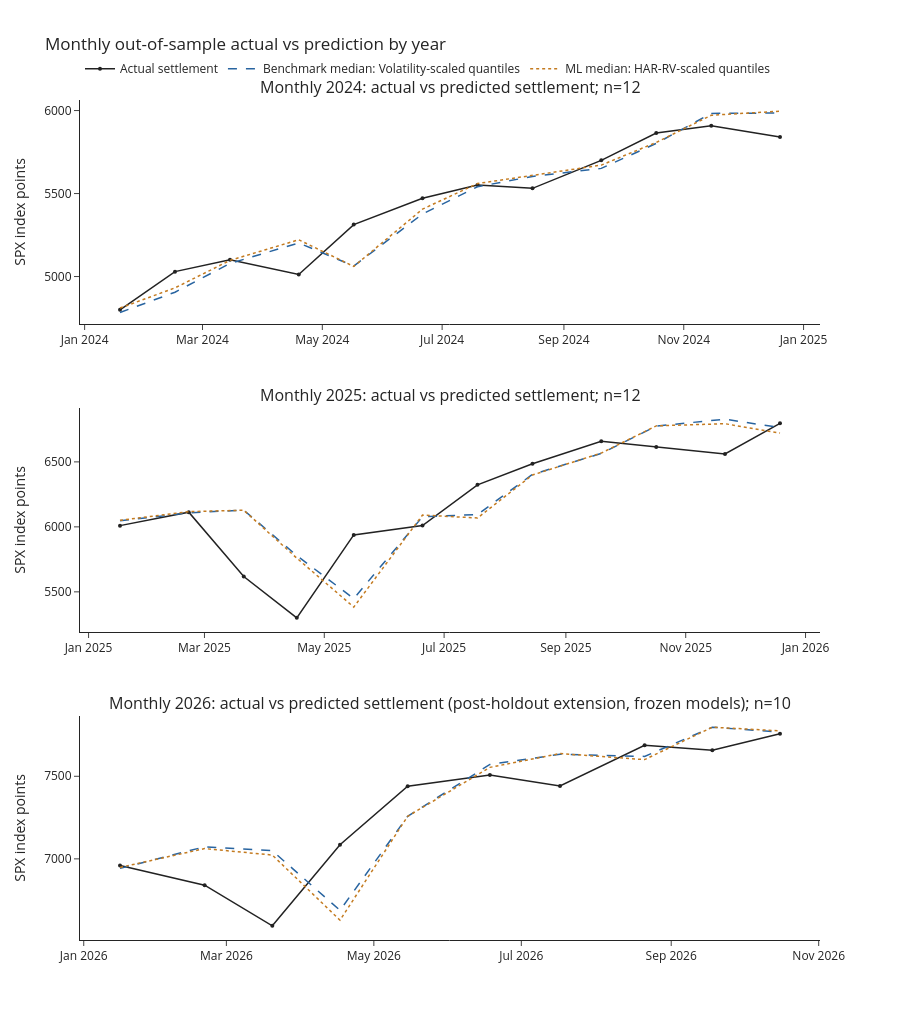

This figure's notebook cell:
### Code cell
# Monthly actual vs predicted settlement, 2024-2026
figure = plots.yearly_actual_vs_prediction(yearly_predictions, state['frozen'], 'monthly',
                                           YEAR_PANELS, (EXTENSION_YEAR,))
figure.savefig(CONFIG.output / 'monthly_actual_vs_prediction_by_year.png', bbox_inches='tight', dpi=130)
plt.show()
# Same chart, interactive
plots.interactive_yearly_actual_vs_prediction(yearly_predictions, state['frozen'], 'monthly',
                                              YEAR_PANELS, (EXTENSION_YEAR,))

### Figure 1 — Plotly figure (JSON) as saved in the notebook; plotly's stock layout.template omitted (floating-point values rounded to 4 significant figures)
{"data": [{"hovertemplate": "%{y:,.2f}", "legendgroup": "actual", "line": {"color": "#222222", "width": 1.5}, "marker": {"size": 4}, "mode": "lines+markers", "name": "Actual settlement", "showlegend": true, "type": "scatter", "x": ["2024-01-19T00:00:00.000000000", "2024-02-16T00:00:00.000000000", "2024-03-15T00:00:00.000000000", "2024-04-19T00:00:00.000000000", "2024-05-17T00:00:00.000000000", "2024-06-21T00:00:00.000000000", "2024-07-19T00:00:00.000000000", "2024-08-16T00:00:00.000000000", "2024-09-20T00:00:00.000000000", "2024-10-18T00:00:00.000000000", "2024-11-15T00:00:00.000000000", "2024-12-20T00:00:00.000000000"], "xaxis": "x", "y": [4800.0, 5030.0, 5102.0, 5012.0, 5313.0, 5472.0, 5551.0, 5531.0, 5700.0, 5864.0, 5909.0, 5840.0], "yaxis": "y"}, {"customdata": [-16.53, -123.9, -22.71, 190.4, -250.0, -95.03, -10.16, 71.9, -48.44, -62.18, 74.32, 144.9], "hovertemplate": "%{y:,.2f} (%{customdata:+,.2f} vs actual)", "legendgroup": "benchmark", "line": {"color": "#2864a0", "dash": "dash", "width": 1.5}, "mode": "lines", "name": "Benchmark median: Volatility-scaled quantiles", "showlegend": true, "type": "scatter", "x": ["2024-01-19T00:00:00.000000000", "2024-02-16T00:00:00.000000000", "2024-03-15T00:00:00.000000000", "2024-04-19T00:00:00.000000000", "2024-05-17T00:00:00.000000000", "2024-06-21T00:00:00.000000000", "2024-07-19T00:00:00.000000000", "2024-08-16T00:00:00.000000000", "2024-09-20T00:00:00.000000000", "2024-10-18T00:00:00.000000000", "2024-11-15T00:00:00.000000000", "2024-12-20T00:00:00.000000000"], "xaxis": "x", "y": [4783.0, 4906.0, 5079.0, 5203.0, 5063.0, 5377.0, 5541.0, 5603.0, 5652.0, 5802.0, 5983.0, 5985.0], "yaxis": "y"}, {"customdata": [10.4, -97.82, -4.238, 209.4, -252.3, -65.81, 9.02, 79.32, -28.77, -56.2, 63.15, 155.8], "hovertemplate": "%{y:,.2f} (%{customdata:+,.2f} vs actual)", "legendgroup": "ml", "line": {"color": "#c47b20", "dash": "dot", "width": 1.5}, "mode": "lines", "name": "ML median: HAR-RV-scaled quantiles", "showlegend": true, "type": "scatter", "x": ["2024-01-19T00:00:00.000000000", "2024-02-16T00:00:00.000000000", "2024-03-15T00:00:00.000000000", "2024-04-19T00:00:00.000000000", "2024-05-17T00:00:00.000000000", "2024-06-21T00:00:00.000000000", "2024-07-19T00:00:00.000000000", "2024-08-16T00:00:00.000000000", "2024-09-20T00:00:00.000000000", "2024-10-18T00:00:00.000000000", "2024-11-15T00:00:00.000000000", "2024-12-20T00:00:00.000000000"], "xaxis": "x", "y": [4810.0, 4932.0, 5097.0, 5222.0, 5061.0, 5406.0, 5560.0, 5611.0, 5671.0, 5808.0, 5972.0, 5996.0], "yaxis": "y"}, {"hovertemplate": "%{y:,.2f}", "legendgroup": "actual", "line": {"color": "#222222", "width": 1.5}, "marker": {"size": 4}, "mode": "lines+markers", "name": "Actual settlement", "showlegend": false, "type": "scatter", "x": ["2025-01-17T00:00:00.000000000", "2025-02-21T00:00:00.000000000", "2025-03-21T00:00:00.000000000", "2025-04-17T00:00:00.000000000", "2025-05-16T00:00:00.000000000", "2025-06-20T00:00:00.000000000", "2025-07-18T00:00:00.000000000", "2025-08-15T00:00:00.000000000", "2025-09-19T00:00:00.000000000", "2025-10-17T00:00:00.000000000", "2025-11-21T00:00:00.000000000", "2025-12-19T00:00:00.000000000"], "xaxis": "x2", "y": [6010.0, 6113.0, 5618.0, 5300.0, 5938.0, 6010.0, 6324.0, 6486.0, 6659.0, 6614.0, 6561.0, 6797.0], "yaxis": "y2"}, {"customdata": [36.7, -5.281, 511.4, 478.7, -490.1, 67.41, -228.6, -82.19, -93.74, 161.6, 267.7, -32.57], "hovertemplate": "%{y:,.2f} (%{customdata:+,.2f} vs actual)", "legendgroup": "benchmark", "line": {"color": "#2864a0", "dash": "dash", "width": 1.5}, "mode": "lines", "name": "Benchmark median: Volatility-scaled quantiles", "showlegend": false, "type": "scatter", "x": ["2025-01-17T00:00:00.000000000", "2025-02-21T00:00:00.000000000", "2025-03-21T00:00:00.000000000", "2025-04-17T00:00:00.000000000", "2025-05-16T00:00:00.000000000", "2025-06-20T00:00:00.000000000", "2025-07-18T00:00:00.000000000", "2025-08-15T00:00:00.000000000", "2025-09-19T00:00:00.000000000", "2025-10-17T00:00:00.000000000", "2025-11-21T00:00:00.000000000", "2025-12-19T00:00:00.000000000"], "xaxis": "x2", "y": [6046.0, 6108.0, 6129.0, 5779.0, 5448.0, 6078.0, 6095.0, 6404.0, 6565.0, 6776.0, 6829.0, 6764.0], "yaxis": "y2"}, {"customdata": [40.6, 4.231, 510.4, 459.3, -555.5, 80.52, -255.3, -86.79, -90.8, 163.2, 233.0, -74.73], "hovertemplate": "%{y:,.2f} (%{customdata:+,.2f} vs actual)", "legendgroup": "ml", "line": {"color": "#c47b20", "dash": "dot", "width": 1.5}, "mode": "lines", "name": "ML median: HAR-RV-scaled quantiles", "showlegend": false, "type": "scatter", "x": ["2025-01-17T00:00:00.000000000", "2025-02-21T00:00:00.000000000", "2025-03-21T00:00:00.000000000", "2025-04-17T00:00:00.000000000", "2025-05-16T00:00:00.000000000", "2025-06-20T00:00:00.000000000", "2025-07-18T00:00:00.000000000", "2025-08-15T00:00:00.000000000", "2025-09-19T00:00:00.000000000", "2025-10-17T00:00:00.000000000", "2025-11-21T00:00:00.000000000", "2025-12-19T00:00:00.000000000"], "xaxis": "x2", "y": [6050.0, 6117.0, 6128.0, 5760.0, 5383.0, 6091.0, 6068.0, 6399.0, 6568.0, 6777.0, 6794.0, 6722.0], "yaxis": "y2"}, {"hovertemplate": "%{y:,.2f}", "legendgroup": "actual", "line": {"color": "#222222", "width": 1.5}, "marker": {"size": 4}, "mode": "lines+markers", "name": "Actual settlement", "showlegend": false, "type": "scatter", "x": ["2026-01-16T00:00:00.000000000", "2026-02-20T00:00:00.000000000", "2026-03-20T00:00:00.000000000", "2026-04-17T00:00:00.000000000", "2026-05-15T00:00:00.000000000", "2026-06-18T00:00:00.000000000", "2026-07-17T00:00:00.000000000", "2026-08-21T00:00:00.000000000", "2026-09-18T00:00:00.000000000", "2026-10-16T00:00:00.000000000"], "xaxis": "x3", "y": [6960.0, 6841.0, 6595.0, 7086.0, 7440.0, 7508.0, 7441.0, 7688.0, 7657.0, 7757.0], "yaxis": "y3"}, {"customdata": [-18.08, 232.5, 454.7, -397.8, -181.7, 62.99, 192.0, -67.6, 139.9, 10.78], "hovertemplate": "%{y:,.2f} (%{customdata:+,.2f} vs actual)", "legendgroup": "benchmark", "line": {"color": "#2864a0", "dash": "dash", "width": 1.5}, "mode": "lines", "name": "Benchmark median: Volatility-scaled quantiles", "showlegend": false, "type": "scatter", "x": ["2026-01-16T00:00:00.000000000", "2026-02-20T00:00:00.000000000", "2026-03-20T00:00:00.000000000", "2026-04-17T00:00:00.000000000", "2026-05-15T00:00:00.000000000", "2026-06-18T00:00:00.000000000", "2026-07-17T00:00:00.000000000", "2026-08-21T00:00:00.000000000", "2026-09-18T00:00:00.000000000", "2026-10-16T00:00:00.000000000"], "xaxis": "x3", "y": [6942.0, 7073.0, 7049.0, 6688.0, 7258.0, 7571.0, 7633.0, 7620.0, 7797.0, 7768.0], "yaxis": "y3"}, {"customdata": [-12.42, 221.8, 428.4, -457.3, -181.7, 45.51, 196.5, -86.87, 139.9, 17.98], "hovertemplate": "%{y:,.2f} (%{customdata:+,.2f} vs actual)", "legendgroup": "ml", "line": {"color": "#c47b20", "dash": "dot", "width": 1.5}, "mode": "lines", "name": "ML median: HAR-RV-scaled quantiles", "showlegend": false, "type": "scatter", "x": ["2026-01-16T00:00:00.000000000", "2026-02-20T00:00:00.000000000", "2026-03-20T00:00:00.000000000", "2026-04-17T00:00:00.000000000", "2026-05-15T00:00:00.000000000", "2026-06-18T00:00:00.000000000", "2026-07-17T00:00:00.000000000", "2026-08-21T00:00:00.000000000", "2026-09-18T00:00:00.000000000", "2026-10-16T00:00:00.000000000"], "xaxis": "x3", "y": [6948.0, 7062.0, 7023.0, 6629.0, 7258.0, 7554.0, 7638.0, 7601.0, 7797.0, 7775.0], "yaxis": "y3"}], "layout": {"annotations": [{"font": {"size": 16}, "showarrow": false, "text": "Monthly 2024: actual vs predicted settlement; n=12", "x": 0.5, "xanchor": "center", "xref": "paper", "y": 1, "yanchor": "bottom", "yref": "paper"}, {"font": {"size": 16}, "showarrow": false, "text": "Monthly 2025: actual vs predicted settlement; n=12", "x": 0.5, "xanchor": "center", "xref": "paper", "y": 0.6333, "yanchor": "bottom", "yref": "paper"}, {"font": {"size": 16}, "showarrow": false, "text": "Monthly 2026: actual vs predicted settlement (post-holdout extension, frozen models); n=10", "x": 0.5, "xanchor": "center", "xref": "paper", "y": 0.2667, "yanchor": "bottom", "yref": "paper"}], "height": 1020, "hovermode": "x unified", "legend": {"orientation": "h", "x": 0, "y": 1.02, "yanchor": "bottom"}, "title": {"text": "Monthly out-of-sample actual vs prediction by year"}, "xaxis": {"anchor": "y", "domain": [0, 1]}, "xaxis2": {"anchor": "y2", "domain": [0, 1]}, "xaxis3": {"anchor": "y3", "domain": [0, 1]}, "yaxis": {"anchor": "x", "domain": [0.7333, 1], "title": {"text": "SPX index points"}}, "yaxis2": {"anchor": "x2", "domain": [0.3667, 0.6333], "title": {"text": "SPX index points"}}, "yaxis3": {"anchor": "x3", "domain": [0, 0.2667], "title": {"text": "SPX index points"}}}}
